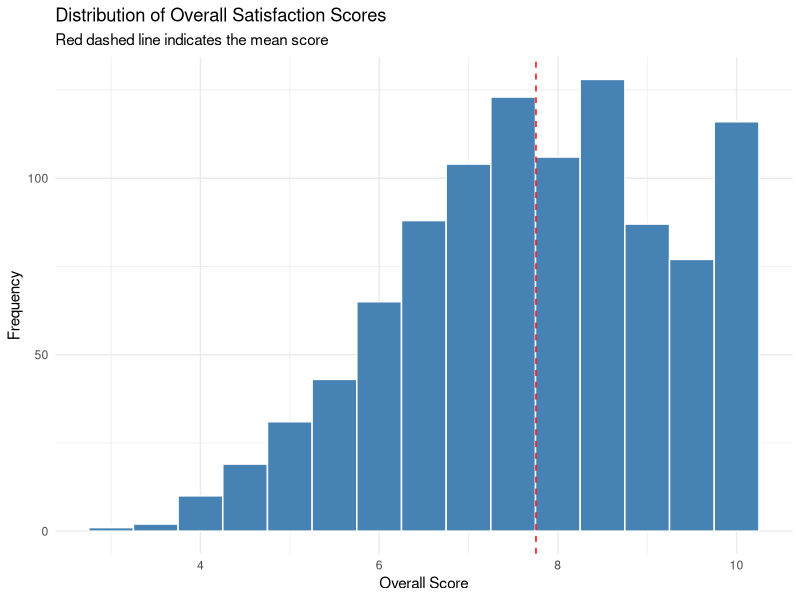
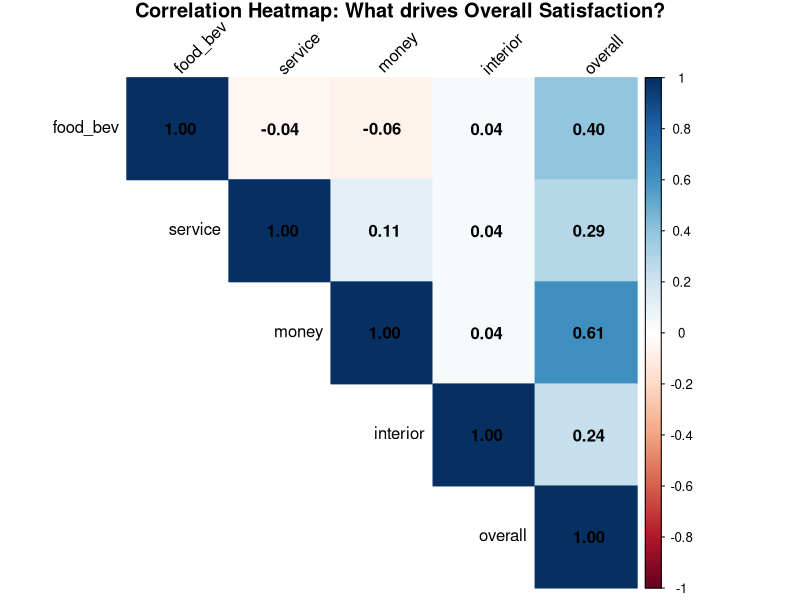
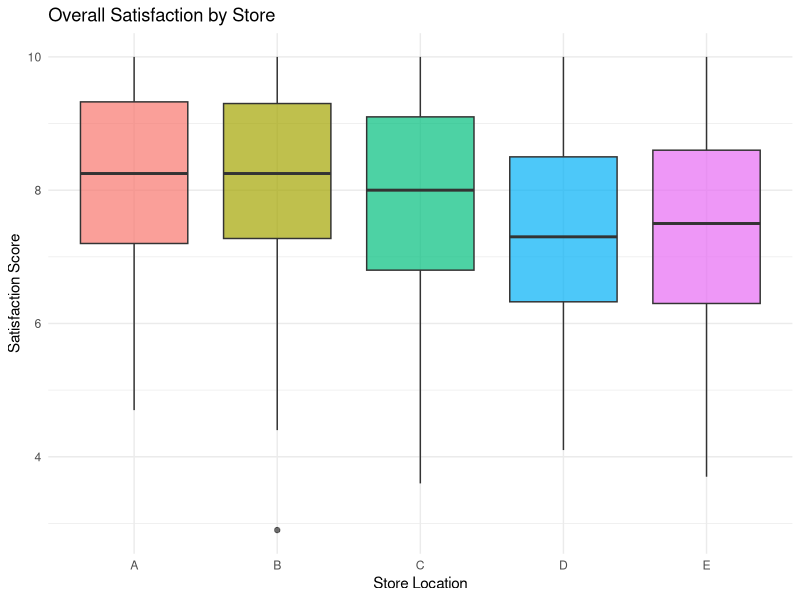
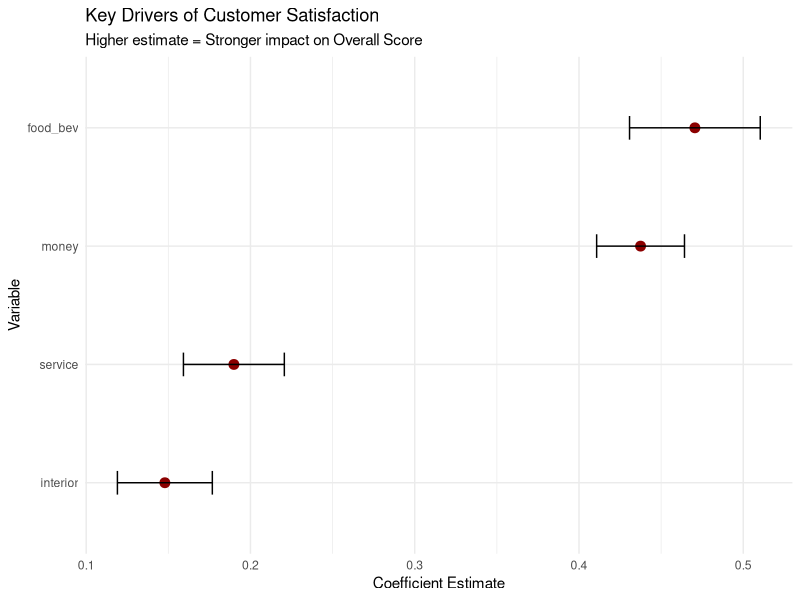

R code for these plots, in order:
# ==============================================================================
# 1. SETUP & LIBRARIES
# ==============================================================================
# Load necessary libraries for data manipulation, visualization, and modeling
library(tidyverse)  # Includes ggplot2, dplyr, tidyr, readr
library(corrplot)   # For correlation heatmaps
library(broom)      # For tidying statistical model outputs
library(GGally)     # For advanced pair plots (optional, but great for EDA)

# Load the data
# Ensure 'Restaurant Satisfaction.csv' is in your working directory

df <- read_csv("01 - Flat files/Restaurant Satisfaction.csv")
# ==============================================================================
# 2. DATA PREPROCESSING & CLEANING
# ==============================================================================
# Check for missing values
sum(is.na(df)) 

# Convert categorical variables to Factors
# We assume 'sex' is 0/1 (e.g., Male/Female) and 'store' is categorical
df <- df %>%
  mutate(
    sex = as.factor(sex),
    store = as.factor(store)
  )

# Inspect the structure after conversion
glimpse(df)

# ==============================================================================
# 3. DESCRIPTIVE STATISTICS
# ==============================================================================
# Summary of all variables
summary(df)

# Detailed breakdown: Average ratings by Store
store_summary <- df %>%
  group_by(store) %>%
  summarise(
    Count = n(),
    Avg_Overall = mean(overall),
    Avg_Food = mean(food_bev),
    Avg_Service = mean(service),
    SD_Overall = sd(overall) # Standard Deviation to check consistency
  ) %>%
  arrange(desc(Avg_Overall))

print("--- Summary by Store ---")
print(store_summary)

# ==============================================================================
# 4. EXPLORATORY DATA ANALYSIS (EDA) & VISUALIZATION
# ==============================================================================

# A. Distribution of Overall Satisfaction
# Is the data normally distributed or skewed?
ggplot(df, aes(x = overall)) +
  geom_histogram(binwidth = 0.5, fill = "steelblue", color = "white") +
  geom_vline(aes(xintercept = mean(overall)), color = "red", linetype = "dashed") +
  labs(title = "Distribution of Overall Satisfaction Scores",
       subtitle = "Red dashed line indicates the mean score",
       x = "Overall Score", y = "Frequency") +
  theme_minimal()

# B. Correlation Matrix
# How do the numeric variables relate to each other?
# We select only numeric columns for correlation
numeric_vars <- df %>% select(food_bev, service, money, interior, overall)
cor_matrix <- cor(numeric_vars)

# Plotting the heatmap
corrplot(cor_matrix, method = "color", type = "upper", 
         addCoef.col = "black", # Add coefficient numbers
         tl.col = "black", tl.srt = 45, # Text label rotation
         title = "Correlation Heatmap: What drives Overall Satisfaction?",
         mar = c(0,0,1,0))

# C. Boxplot: Satisfaction by Store
# Are some stores significantly better than others?
ggplot(df, aes(x = store, y = overall, fill = store)) +
  geom_boxplot(alpha = 0.7) +
  labs(title = "Overall Satisfaction by Store",
       x = "Store Location", y = "Satisfaction Score") +
  theme_minimal() +
  theme(legend.position = "none")

# ==============================================================================
# 5. STATISTICAL HYPOTHESIS TESTING
# ==============================================================================

# A. T-Test: Does Gender (Sex) affect Satisfaction?
# H0: There is no difference in overall satisfaction between sex groups.
t_test_result <- t.test(overall ~ sex, data = df)
print("--- T-Test Results (Sex vs Overall) ---")
print(t_test_result)

# B. ANOVA: Is there a significant difference between Stores?
# H0: All stores have the same average satisfaction.
anova_model <- aov(overall ~ store, data = df)
print("--- ANOVA Results (Store Differences) ---")
summary(anova_model)

# If ANOVA is significant (p < 0.05), which stores are different?
# Tukey's HSD (Honest Significant Difference) test
tukey_result <- TukeyHSD(anova_model)
print("--- Tukey HSD (Pairwise Store Comparison) ---")
# viewing first few significant differences
head(tukey_result$store)

# ==============================================================================
# 6. REGRESSION MODELING (Driver Analysis)
# ==============================================================================
# Goal: Predict 'overall' satisfaction based on specific attributes.
# Which factor is the strongest driver? (Food, Service, Money, or Interior?)

model <- lm(overall ~ food_bev + service + money + interior, data = df)

# View the Model Summary
print("--- Multiple Linear Regression Results ---")
summary(model)

# Interpretation Visualization: Coefficient Plot
# Visualizing which factors have the biggest impact (Estimate value)
tidy_model <- tidy(model, conf.int = TRUE) %>%
  filter(term != "(Intercept)") # Remove intercept for cleaner plot

ggplot(tidy_model, aes(x = reorder(term, estimate), y = estimate)) +
  geom_point(size = 3, color = "darkred") +
  geom_errorbar(aes(ymin = conf.low, ymax = conf.high), width = 0.2) +
  coord_flip() + # Make it horizontal
  labs(title = "Key Drivers of Customer Satisfaction",
       subtitle = "Higher estimate = Stronger impact on Overall Score",
       x = "Variable", y = "Coefficient Estimate") +
  theme_minimal()